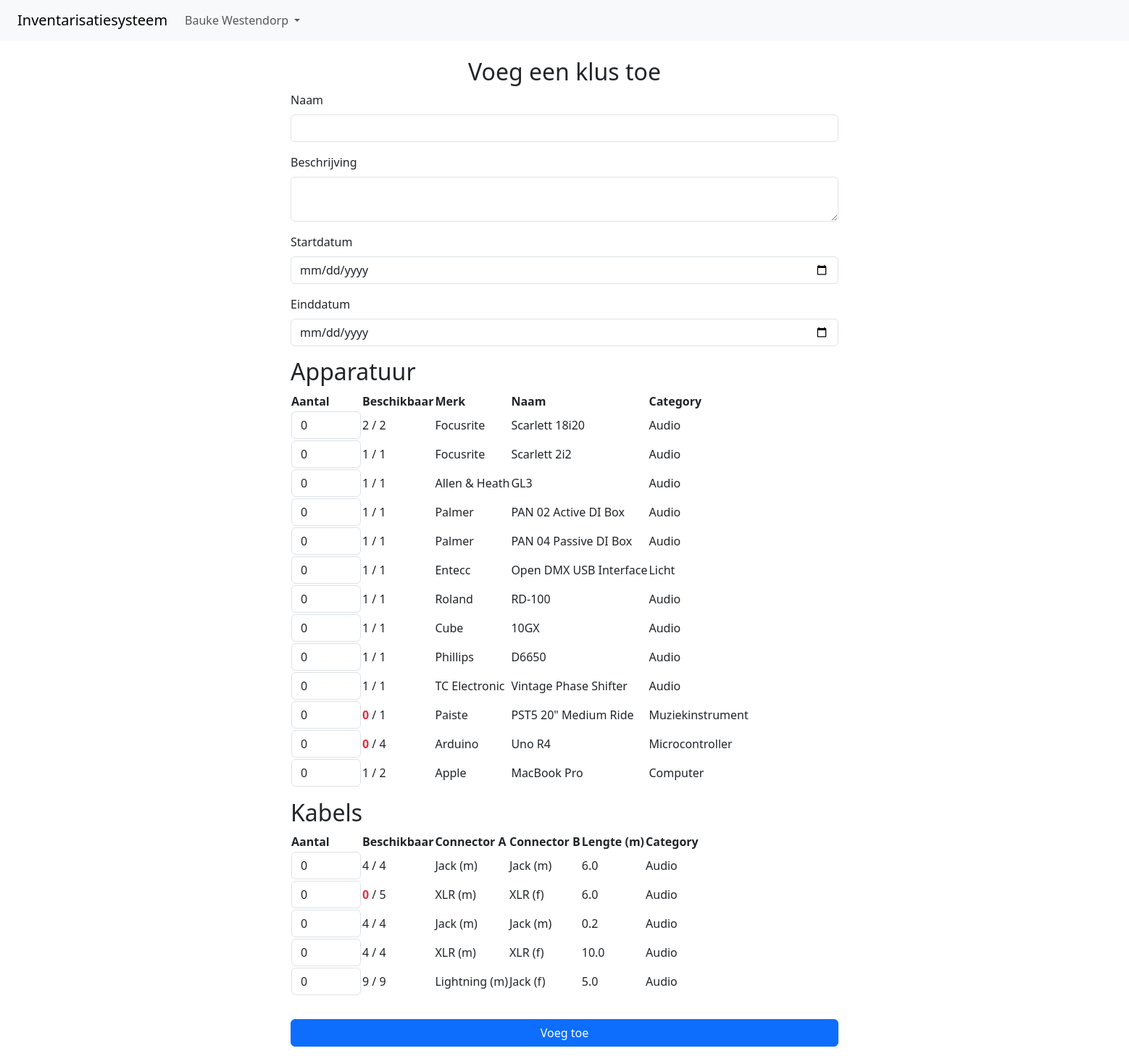
Page /job/add (signed in) on the committed database.
### models.py (models this page shows, shortened)
class User(db.Model, UserMixin):
    id = db.Column(db.Integer, primary_key=True)
    username = db.Column(db.String(60), unique=True, nullable=False)
    email = db.Column(db.String(120), unique=True, nullable=False)
    password = db.Column(db.String(60), nullable=False)

class Equipment(db.Model):
    id = db.Column(db.Integer, primary_key=True)
    name = db.Column(db.String(100), nullable=False)
    brand = db.Column(db.String(100), nullable=False)
    category_id = db.Column(db.Integer, db.ForeignKey('category.id'), nullable=False)
    category = db.relationship('Category', foreign_keys=[category_id])
    count = db.Column(db.Integer, nullable=False)
    def available_count(self):
        linked_equipment_jobs = db.session.query(EquipmentJob).filter_by(equipment_id=self.id).all()
        used = 0
        for ej in linked_equipment_jobs:
            used += ej.count
        return self.count - used

class Category(db.Model):
    id = db.Column(db.Integer, primary_key=True)
    name = db.Column(db.String(100), nullable=False)

class EquipmentJob(db.Model):
    equipment_id = db.Column(db.Integer, db.ForeignKey('equipment.id'), primary_key=True, nullable=False)
    equipment = db.relationship('Equipment', foreign_keys=[equipment_id])
    job_id = db.Column(db.Integer, db.ForeignKey('job.id'), primary_key=True, nullable=False)
    job = db.relationship('Job', foreign_keys=[job_id])
    count = db.Column(db.Integer, nullable=False)

class Cable(db.Model):
    id = db.Column(db.Integer, primary_key=True)
    length = db.Column(db.Float, nullable=False)
    conn_a_id = db.Column(db.Integer, db.ForeignKey('connector.id'), nullable=False)
    conn_a = db.relationship('Connector', foreign_keys=[conn_a_id])
    conn_b_id = db.Column(db.Integer, db.ForeignKey('connector.id'), nullable=False)
    conn_b = db.relationship('Connector', foreign_keys=[conn_b_id])
    category_id = db.Column(db.Integer, db.ForeignKey('category.id'), nullable=False)
    category = db.relationship('Category', foreign_keys=[category_id])
    count = db.Column(db.Integer, nullable=False)
    def available_count(self):
        linked_cable_jobs = db.session.query(CableJob).filter_by(cable_id=self.id).all()
        used = 0
        for cj in linked_cable_jobs:
            used += cj.count
        return self.count - used

class Connector(db.Model):
    id = db.Column(db.Integer, primary_key=True)
    name = db.Column(db.String(100), nullable=False)
    is_male = db.Column(db.Boolean, nullable=False)
    def __repr__(self):
        return f"Connector('{self.id}', '{self.name}', '{self.is_male}')"
    def gender_label(self):
        if self.is_male:
            return 'm'
        else:
            return 'f'

class CableJob(db.Model):
    cable_id = db.Column(db.Integer, db.ForeignKey('cable.id'), primary_key=True, nullable=False)
    cable = db.relationship('Cable', foreign_keys=[cable_id])
    job_id = db.Column(db.Integer, db.ForeignKey('job.id'), primary_key=True, nullable=False)
    job = db.relationship('Job', foreign_keys=[job_id])
    count = db.Column(db.Integer, nullable=False)

### routes.py (the view)
@app.route("/job/add", methods=['GET', 'POST'])
@login_required
def job_add():
    return job_page()

### routes.py
    class JobFormWithCounts(JobForm):
        pass

### app.py (called while the page is built)
@app.before_request
def create_tables():
    db.create_all()

### models.py (called while the page is built)
@login_manager.user_loader
def load_user(user_id):
    return User.query.get(int(user_id))

### templates/job.html (shortened to what this page needs)
{% extends "base.html" %} {% block head_includes %}
<link
    rel="stylesheet"
    href="https://cdn.jsdelivr.net/npm/bootstrap-icons@1.11.3/font/bootstrap-icons.css"
/>
<link
    rel="stylesheet"
    href="https://cdn.jsdelivr.net/npm/bootstrap-icons@1.11.3/font/bootstrap-icons.css"
/>
<link
    rel="stylesheet"
    href="https://cdn.jsdelivr.net/npm/bootstrap-table@1.24.0/dist/bootstrap-table.min.css"
/>
{% endblock %} {% block content %}
<div class="mt-4 row justify-content-center">
    <div class="col-md-6">
        {% if job_id %}
            <h2 class="text-center">Bewerk klus</h2>
        {% else %}
            <h2 class="text-center">Voeg een klus toe</h2>
        {% endif %}
        <form
            id="job-form"
            class="d-flex flex-column"
            style="gap: 1rem"
            method="POST"
            action=""
        >
            <div class="form-group">
                {{ form.name.label(class="form-label") }} {{
                form.name(class="form-control") }}
            </div>
            <div class="form-group">
                {{ form.description.label(class="form-label") }} {{
                form.description(class="form-control") }}
            </div>
            <div class="form-group">
                {{ form.start_date.label(class="form-label") }} {{
                form.start_date(class="form-control") }}
            </div>
            <div class="form-group">
                {{ form.end_date.label(class="form-label") }} {{
                form.end_date(class="form-control") }}
            </div>
            <div class="form-group">
                <section>
                    <h2>Apparatuur</h2>
                    <table
                        data-toggle="table"
                        data-search="true"
                        data-show-columns="true"
                        data-toolbar="#toolbar"
                        data-search="true"
                        data-show-columns="true"
                        data-show-columns-toggle-all="true"
                        data-minimum-count-columns="2"
                        data-pagination="true"
                        data-id-field="id"
                        data-page-list="[10, 25, 50, 100, all]"
                        data-sortable="true"
                    >
                        <thead>
                            <th
                                data-field="count"
                                data-custom-attribute="count"
                            >
                                Aantal
                            </th>
                            <th
                                data-width="1rem"
                                data-field="total"
                                data-custom-attribute="total"
                                data-sortable="true"
                            >
                                Beschikbaar
                            </th>
                            <th
                                data-field="brand"
                                data-custom-attribute="brand"
                                data-sortable="true"
                            >
                                Merk
                            </th>
                            <th
                                data-field="name"
                                data-custom-attribute="name"
                                data-sortable="true"
                            >
                                Naam
                            </th>
                            <th
                                data-field="category"
                                data-custom-attribute="category"
                                data-sortable="true"
                            >
                                Category
                            </th>
                        </thead>
                        <tbody>
                            {% for e in equipment %}
                            <tr id="{{ e.id }}" class="tr-class-1">
                                <td>{{ form['e_count_' ~ e.id](class_='form-control') }}</td>
                                <td data-value="{{ e.count }}">
                                    <span class="{{ 'text-danger fw-bold' if e.available_count() == 0 else '' }}">
                                        {{ e.available_count() }}
                                    </span>
                                    /
                                    <span>{{ e.count }}</span>
                                </td>
                                <td data-text="{{ e.brand }}">{{ e.brand }}</td>
                                <td data-text="{{ e.name }}">{{ e.name }}</td>
                                <td data-text="{{ e.category.name }}">{{ e.category.name }}</td>
                            </tr>
                            {% endfor %}
                        </tbody>
                    </table>
                </section>
            </div>
            <div class="form-group">
                <section>
                    <h2>Kabels</h2>
                    <table
                        data-toggle="table"
                        data-search="true"
                        data-show-columns="true"
                        data-toolbar="#toolbar"
                        data-search="true"
                        data-show-columns="true"
                        data-show-columns-toggle-all="true"
                        data-minimum-count-columns="2"
                        data-pagination="true"
                        data-id-field="id"
                        data-page-list="[10, 25, 50, 100, all]"
                        data-sortable="true"
                    >
                        <thead>
                            <th
                                data-field="count"
                                data-custom-attribute="count"
                            >
                                Aantal
                            </th>
                            <th
                                data-width="1rem"
                                data-field="total"
                                data-custom-attribute="total"
                                data-sortable="true"
                            >
                                Beschikbaar
                            </th>
                            <th
                                data-field="conn_a"
                                data-custom-attribute="conn_a"
                                data-sortable="true"
                            >
                                Connector A
                            </th>
                            <th
                                data-field="conn_b"
                                data-custom-attribute="conn_b"
                                data-sortable="true"
                            >
                                Connector B
                            </th>
                            <th
                                data-field="length"
                                data-custom-attribute="length"
                                data-sortable="true"
                            >
                                Lengte (m)
                            </th>
                            <th
                                data-field="category"
                                data-custom-attribute="category"
                                data-sortable="true"
                            >
                                Category
                            </th>
                        </thead>
                        <tbody>
                            {% for c in cables %}
                            <tr id="{{ c.id }}" class="tr-class-1">
                                <td>{{ form['c_count_' ~ c.id](class_='form-control') }}</td>
                                <td>
                                    <span class="{{ 'text-danger fw-bold' if c.available_count() == 0 else '' }}">
                                        {{ c.available_count() }}
                                    </span>
                                    /
                                    <span>{{ c.count }}</span>
                                </td>
                                <td data-text="{{ c.conn_a }}">{{ c.conn_a.name }} ({{ c.conn_a.gender_label() }})</td>
                                <td data-text="{{ c.conn_b }}">{{ c.conn_b.name }} ({{ c.conn_b.gender_label() }})</td>
                                <td data-text="{{ c.length }}">{{ c.length }}</td>
                                <td data-text="{{ c.category.name }}">{{ c.category.name }}</td>
                            </tr>
                            {% endfor %}
                        </tbody>
                    </table>
                </section>
            </div>
            <div class="form-group mt-3">
                {{ form.submit(class="btn btn-primary w-100") }}
            </div>
        </form>
        <br />
    </div>
</div>
{% endblock %}

### templates/base.html (shortened to what this page needs)
<!doctype html>
<html lang="en">
    <head>
        <link
            href="https://cdn.jsdelivr.net/npm/bootstrap@5.3.3/dist/css/bootstrap.min.css"
            rel="stylesheet"
        />
        <link rel="stylesheet" href="{{ url_for('static', filename='main.css') }}">
        {% block head_includes %}
        {% endblock %}
    </head>
    <body>
        <nav class="px-4 py-2 navbar navbar-expand-lg navbar-light bg-light">
            <a class="navbar-brand" href="/">Inventarisatiesysteem</a>
            <div class="collapse navbar-collapse">
                <ul class="navbar-nav ml-auto">
                    {% if current_user.is_authenticated %}
                        <li class="nav-item dropdown">
                            <a class="nav-link dropdown-toggle"
                                href="#"
                                id="navbarDropdown"
                                role="button"
                                data-bs-toggle="dropdown"
                                aria-haspopup="true"
                                aria-expanded="false"
                            >
                                {{ current_user.username }}
                            </a>
                        </li>
                    {% else %}
                        <li class="nav-item">
                            <a class="nav-link" href="/login">Login</a>
                        </li>
                    {% endif %}
                </ul>
            </div>
        </nav>
        <div id="page">
            {% block content %} {% endblock %}
        </div>
    </body>
</html>

### static/main.css (style rules this page uses)
#page { width: 96rem; margin: 0 auto; }

### rows in the picture
User: username "Bauke Westendorp"
Equipment: form "0", available_count "2", count "2", brand "Focusrite", name "Scarlett 18i20", category.name "Audio"
Equipment: form "0", available_count "1", count "1", brand "Focusrite", name "Scarlett 2i2", category.name "Audio"
Equipment: form "0", available_count "1", count "1", brand "Allen & Heath", name "GL3", category.name "Audio"
Equipment: form "0", available_count "1", count "1", brand "Palmer", name "PAN 02 Active DI Box", category.name "Audio"
Equipment: form "0", available_count "1", count "1", brand "Palmer", name "PAN 04 Passive DI Box", category.name "Audio"
Equipment: form "0", available_count "1", count "1", brand "Entecc", name "Open DMX USB Interface", category.name "Licht"
Equipment: form "0", available_count "1", count "1", brand "Roland", name "RD-100", category.name "Audio"
Equipment: form "0", available_count "1", count "1", brand "Cube", name "10GX", category.name "Audio"
Equipment: form "0", available_count "1", count "1", brand "Phillips", name "D6650", category.name "Audio"
Equipment: form "0", available_count "1", count "1", brand "TC Electronic", name "Vintage Phase Shifter", category.name "Audio"
Equipment: form "0", available_count "0", count "1", brand "Paiste", name "PST5 20\" Medium Ride", category.name "Muziekinstrument"
Equipment: form "0", available_count "0", count "4", brand "Arduino", name "Uno R4", category.name "Microcontroller"
Equipment: form "0", available_count "1", count "2", brand "Apple", name "MacBook Pro", category.name "Computer"
Cable: form "0", available_count "4", count "4", conn_a.name "Jack", conn_a.gender_label "m", conn_b.name "Jack", conn_b.gender_label "m", length "6.0", category.name "Audio"
Cable: form "0", available_count "0", count "5", conn_a.name "XLR", conn_a.gender_label "m", conn_b.name "XLR", conn_b.gender_label "f", length "6.0", category.name "Audio"
Cable: form "0", available_count "4", count "4", conn_a.name "Jack", conn_a.gender_label "m", conn_b.name "Jack", conn_b.gender_label "m", length "0.2", category.name "Audio"
Cable: form "0", available_count "4", count "4", conn_a.name "XLR", conn_a.gender_label "m", conn_b.name "XLR", conn_b.gender_label "f", length "10.0", category.name "Audio"
Cable: form "0", available_count "9", count "9", conn_a.name "Lightning", conn_a.gender_label "m", conn_b.name "Jack", conn_b.gender_label "f", length "5.0", category.name "Audio"
